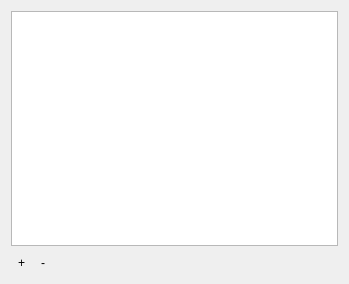
<ui version="4.0" >
 <class>layersForm</class>
 <widget class="QWidget" name="layersForm" >
  <property name="geometry" >
   <rect>
    <x>0</x>
    <y>0</y>
    <width>349</width>
    <height>284</height>
   </rect>
  </property>
  <property name="windowTitle" >
   <string>Form</string>
  </property>
  <layout class="QVBoxLayout" >
   <item>
    <widget class="QTreeView" name="treeView" >
     <property name="acceptDrops" >
      <bool>true</bool>
     </property>
     <property name="dragEnabled" >
      <bool>true</bool>
     </property>
     <property name="dragDropMode" >
      <enum>QAbstractItemView::InternalMove</enum>
     </property>
     <property name="alternatingRowColors" >
      <bool>true</bool>
     </property>
     <property name="selectionBehavior" >
      <enum>QAbstractItemView::SelectRows</enum>
     </property>
     <property name="indentation" >
      <number>0</number>
     </property>
     <property name="rootIsDecorated" >
      <bool>false</bool>
     </property>
     <property name="itemsExpandable" >
      <bool>false</bool>
     </property>
     <property name="allColumnsShowFocus" >
      <bool>true</bool>
     </property>
    </widget>
   </item>
   <item>
    <layout class="QHBoxLayout" >
     <property name="spacing" >
      <number>2</number>
     </property>
     <item>
      <widget class="QToolButton" name="addButton" >
       <property name="text" >
        <string>+</string>
       </property>
       <property name="autoRaise" >
        <bool>true</bool>
       </property>
      </widget>
     </item>
     <item>
      <widget class="QToolButton" name="deleteButton" >
       <property name="text" >
        <string>-</string>
       </property>
       <property name="autoRaise" >
        <bool>true</bool>
       </property>
      </widget>
     </item>
     <item>
      <spacer>
       <property name="orientation" >
        <enum>Qt::Horizontal</enum>
       </property>
       <property name="sizeHint" >
        <size>
         <width>40</width>
         <height>20</height>
        </size>
       </property>
      </spacer>
     </item>
    </layout>
   </item>
  </layout>
 </widget>
 <resources/>
 <connections/>
</ui>
